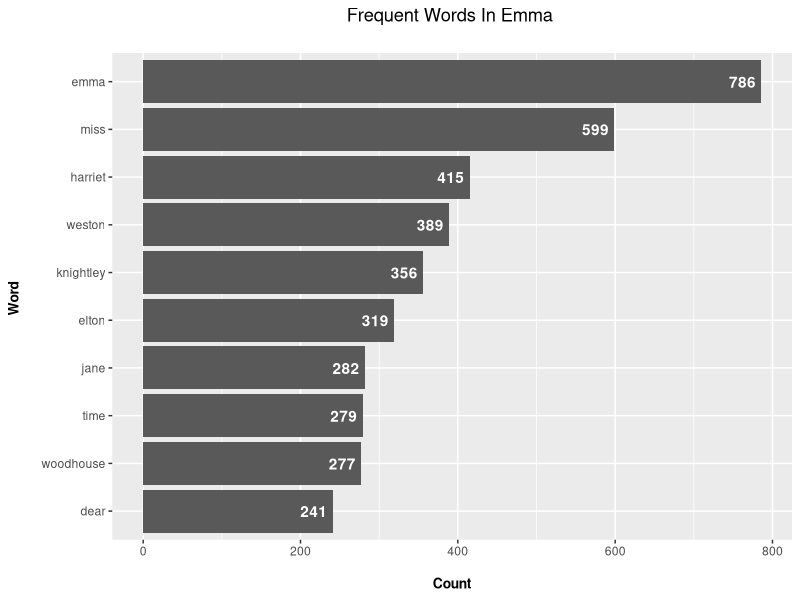

This figure's R source: (Note: this script raises an error after producing the figure.)
## ---- chunk 1
library(tidyverse)
library(tidytext)
library(janeaustenr)
library(palmerpenguins)
library(purrr)
library(testthat)
## ---- chunk 2
# tibble aka neater data frame
emma_df <- data_frame(Text = emma) 
# picks out the individual words and places them as rows
emma_words <- emma_df %>% 
                  unnest_tokens(output = word, input = Text) 
# remove stopwords
emma_words <- emma_words %>%
                   anti_join(stop_words, by = "word") 
# counts of the words
emma_wordcounts <- emma_words %>% count(word, sort = TRUE)

# top 10 words with highest frequency
top_10 <- emma_wordcounts %>% 
  arrange(desc(n)) %>% 
  head(10) 

# plot
top_10 %>% 
    ggplot(aes(reorder(word,n), n)) + 
    geom_col() +
    coord_flip() +
    labs(x = "Word \n", y = "\n Count ", title = "Frequent Words In Emma \n") +
    geom_text(aes(label = n), hjust = 1.2, colour = "white", fontface = "bold") +
    theme(plot.title = element_text(hjust = 0.5), 
        axis.title.x = element_text(face="bold", size = 10),
        axis.title.y = element_text(face="bold", size = 10))
## ---- chunk 3
#' Converts one word to the version of Pig Latin
#'
#' For words that begin with consonant sounds, all letters before the initial vowel are reversed.
#' If the last letter is a consonant sound, then add "y" to the end of the word, 
#' otherwise, add "e" to the end of the word.
#'
#' @param word a string
#' @return A string
#' @examples
#' pig_latin("ieuoaords")
#' pig_latin("posdhla")
#' 
#' @export


pig_latin <- function(word){
  
  stopifnot(is.character(word))
  #For words that begin with consonant sounds, all letters before the initial vowel are reversed
  list = c("a","e","i","o","u")
  i = 1
  while (i <= nchar(word) & (substr(word,i,i) %in% list) ){
    i = i+1
    
  }
  if (i > 1){
    cons = substr(word,1,i-1)
    splits <- strsplit(cons, "")[[1]]
    reversed <- rev(splits)
    reversed_cons <- paste(reversed, collapse = "")
    pig_latin <- str_c(reversed_cons, str_sub(word,i))
  }else{
    pig_latin <- word
  }
  
  #If the last letter is consonant sounds, then add "y" to the end of the word, 
  #otherwise, add "e" to the end of the word.
  if (str_sub(pig_latin,-1) %in% list){
    pig_latin <- str_c(pig_latin,"y")
  }else{
    pig_latin <- str_c(pig_latin,"e")
  }
  
  return(pig_latin)  
}
## ---- chunk 4
test_that("Testing pig_latin function", {
  expect_equal(pig_latin("lihjgka"),"lihjgkay")
  expect_equal(pig_latin("aeojgka"),"oeajgkay")
  expect_match(pig_latin("ljgk"), 'ljgke')
  expect_error(pig_latin(1), "is.character")
})
## ---- chunk 5
penguins <- na.omit(penguins)
head(penguins)
## ---- chunk 6
models <- penguins %>% 
            nest(data = -species) %>% 
            mutate(
              model = map(data, 
                          function(df) lm(body_mass_g ~ bill_depth_mm,
                                data = df)
                          )
            )
models
## ---- chunk 7
models <- models %>% 
            mutate(
                pred = map(.x = model, ~predict(.x)),
                beta_bill_depth = map_dbl(.x = model, ~coef(.x)['bill_depth_mm']),
                significance = map_dbl(.x = model, ~glance(.x) %>% pull(p.value))
                )
## ---- chunk 8
models
## ---- chunk 9
unnest_t <- models %>% select(-model) %>% unnest(cols = c(data,pred)) %>% select(species,bill_depth_mm,body_mass_g,pred,beta_bill_depth,significance)
unnest_t
## ---- chunk 10
unnest_t %>% ggplot(aes(y = body_mass_g,x = bill_depth_mm)) + 
  geom_point() + 
  geom_line(aes(y = pred), color = "red") +
  facet_wrap(~species)
